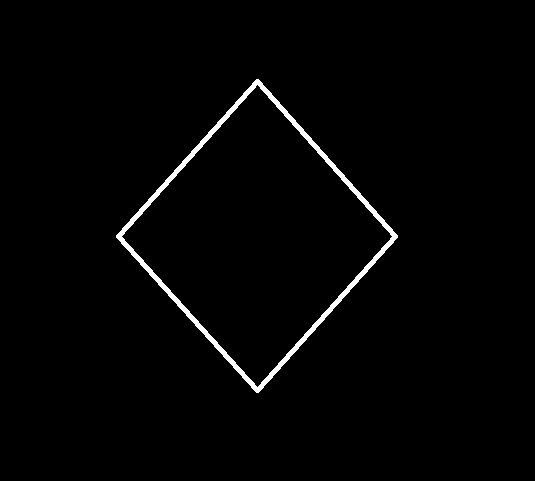
//> input picture Rhombus.jpg, 535 x 481 px; the run also reads 1 picture not shown here
$ ./main   (built with g++ and OpenCV 4)
//> lines starting //> are read from the running program, lines starting //| are printed output that depends on the picture; after the words box and inside, x2 and y2 are one past the last pixel; in counts of white or black regions, pixels touching at a corner belong together
//> further down, im is the input picture: 481 rows x 535 cols, CV_8UC3; min 0, max 255, mean 4.1
### Hough.h
#pragma once

#ifndef HOUGH_H
#define HOUGH_H
#endif

#include<opencv2/opencv.hpp>
#include<vector>
using namespace std;
using namespace cv;

class hough {

private:
	Mat im_g, im_b, im_h;
	int showTimes = 0;
	int maxVal = 0;
	int channel = 2;

public:
	Mat im_drawLine;
	int channel_num = 1;
	void setChannel(const int&);
	hough(const Mat&, const int& thesh = 180);
	void count_points(const float&, const float&);
	void showLine(const int&, const int& Length = INT_MAX, const bool& wholeLine = 1); //number of lines(para)
	void transfer();
	void transfer_t(const int&, const int&, const int&);
	void showHough(const int& channel = 0);
};

class hough3 :public hough {
public:
	vector<Mat> bgr;
	hough3(const Mat& mat3D, const Mat& mat_gray, const int& thesh = 180);
	void showLine(const int&, const int& Length = INT_MAX, const bool& wholeLine = 1); //channel number, number of lines(para)

};

### Hough.cpp
#include<iostream>
#include<opencv2/opencv.hpp>
#include<vector>
#include<thread>
#include<mutex>
#include"Hough.h"

using namespace std;
using namespace cv;

mutex mu;


hough::hough(const Mat& im_g, const int& thresh):im_g(im_g) {
//> called with thresh = 150

	threshold(im_g, im_b, thresh, 255, THRESH_BINARY);
//> im_b: 481 rows x 535 cols, CV_8UC1; 1.6% white; 1 white region, box (x1, y1, x2, y2) and area: (116, 79, 398, 393) 4108
	//imshow("img", img);
	im_h = Mat::zeros(sqrt(pow(im_b.cols, 2) + pow(im_b.rows, 2)) + im_b.cols, 180, CV_16UC1);
	/*
	imshow("im_b", im_b);
	waitKey(1);
	*/
	transfer();
}


void hough::transfer() {

	int num_t = 12;
	int segment = im_b.rows / num_t;
//> segment = 40

	vector<thread> threads;

	for (int i = 0; i<num_t; i++){
		int row_start, row_end;

		row_start = segment * i;
		row_end = segment * (i+1);
		if (i == num_t) row_end = im_b.rows;
		threads.push_back(thread(&hough::transfer_t, this, i, row_start, row_end));
	}

	for (int i = 0; i<num_t; i++){
		threads[i].join();
	}
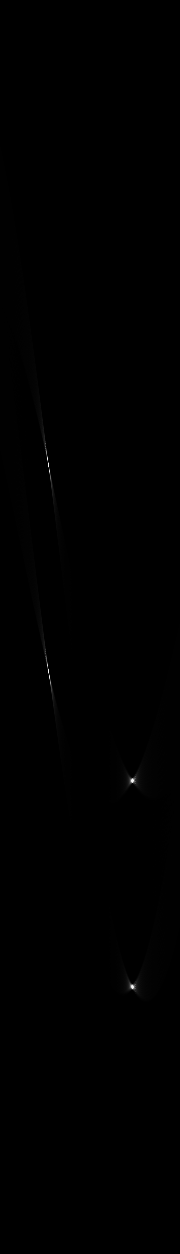
//> im_h: 1254 rows x 180 cols, CV_16UC1; min 0, max 31175, mean 47.5; drawn with min black and max white
}

void hough::transfer_t(const int& i,const int& row_start, const int& row_end) {

	int count = 0;
	for (int y = row_start; y < row_end; y++) {

		if (y % 5 == 0) {
			cout << y+1 << "/" << im_b.rows << ", Thread : " << i << ", count : " << count << endl;
			count++;
		}

		for (int x = 0; x < im_b.cols; x++) {
			//cout << j+1 << "/" << im_b.cols << endl;
			if ((int)im_b.ptr<uchar>(y)[x]) {
				count_points(x, y);
			}
		}
	}
}


void hough::count_points(const float& i, const float& j) {


	for (float theta = -90; theta < 90; theta++) {
		float theta_rad = theta * 3.14 / 180;
		float tho = i * cosf(theta_rad) + j * sinf(theta_rad);
		bool start = 0;
		uint count = 0;
		for (int x = 0; x < im_b.cols; x++) {
			int y = (tho - x * cosf(theta_rad)) / sinf(theta_rad);
			if (y >= 0 && y < im_b.rows) {
				start = 1;
				if ((int)im_b.ptr<uchar>(y)[x]) count++;
			}
			else {
				if (start) break;
			}
		}


		int tho_idx = tho + im_b.cols;
		int theta_idx = theta + 90;

		lock_guard<mutex> lock(mu);
		im_h.ptr<ushort>(tho_idx)[theta_idx] += (ushort)count;
	}
}

void hough::showHough(const int& channel) {
//> called with channel = 0
	Mat tmp = im_h.clone();
	float gamma = 2;
	tmp.convertTo(tmp, CV_32F);
	pow(tmp, 1.0 / gamma, tmp);
	normalize(tmp, tmp, 0, 255, NORM_MINMAX, CV_8U);
//> tmp: 1254 rows x 180 cols, CV_8UC1
	resize(tmp, tmp, Size(600, 600));
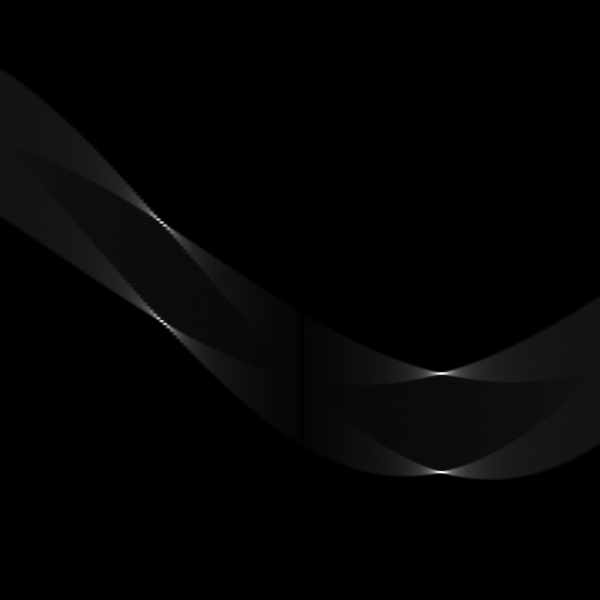
//> tmp: 600 rows x 600 cols, CV_8UC1; min 0, max 249, mean 3.6
	imshow("Hough"+(channel+'0'), tmp);
	waitKey(1);
}

void hough::showLine(const int& num, const int& Length, const bool& wholeLine) {

	uint count = 0;

	vector <pair<int, pair<float, float>>> Line_para;
	for (int tho_idx = 0; tho_idx < im_h.rows; tho_idx++) {
		for (int theta_idx = 0; theta_idx < im_h.cols; theta_idx++) {
			int curVal = (int)im_h.ptr<ushort>(tho_idx)[theta_idx];
			if ((count < 3 || curVal > Line_para[0].first) && (curVal < Length) ) {
				if (count >= num) Line_para.erase(Line_para.begin());
				Line_para.push_back(make_pair(curVal, make_pair(tho_idx-im_b.cols, theta_idx-90)));
				sort(Line_para.begin(), Line_para.end());
				count++;
			}
		}
	}
	if (channel_num == 1) im_drawLine = im_g.clone();
	for (const auto& i : Line_para) {
		cout << i.first << ", (" << i.second.first << ", " << i.second.second << ")" << endl;
		float tho = i.second.first;
		float theta_rad = i.second.second * 3.14 / 180;

		bool start = 0;
		for (int x = 0; x < im_drawLine.cols; x++) {
			int y = (tho - x * cosf(theta_rad)) / sinf(theta_rad);
			if (y >= 0 && y < im_drawLine.rows && ((int)im_b.ptr<uchar>(y)[x] || wholeLine)) {
				start = 1;
				im_drawLine.ptr<uchar>(y)[x] = (channel == 2) ? (uchar)255 : (uchar)0;
			}
			else {
				if (start) break;
			}
		}
	}
}

void hough::setChannel(const int& c) {
	channel = c;
}


// Hough3


hough3::hough3(const Mat& im, const Mat& im_g, const int& thresh):hough(im_g, thresh) {
	split(im, bgr);
	channel_num = 3;
}

void hough3::showLine(const int& num, const int& Length, const bool& wholeLine) {
//> called with num = 20, Length = 2147483647, wholeLine = true
	vector<Mat> im_drawLine_3D;
	for (int c = 0; c<3; c++){
		setChannel(c);
		im_drawLine = bgr[c].clone();

		hough::showLine(num, Length, wholeLine);
		cout << "Size = " << im_drawLine.size() << endl;
		im_drawLine_3D.push_back(im_drawLine.clone());
	}
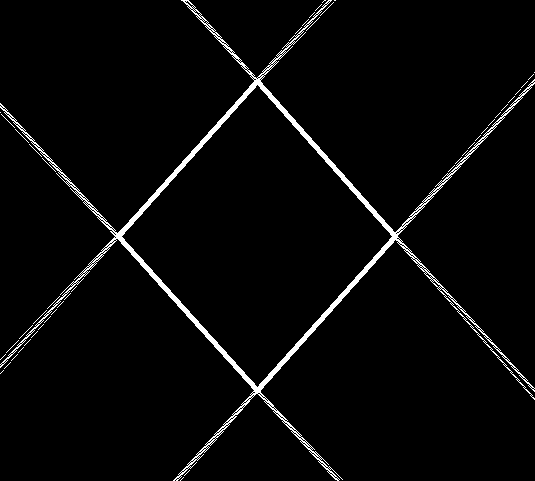
//> im_drawLine: 481 rows x 535 cols, CV_8UC1; min 0, max 255, mean 8.1

	Mat mergedImg;
	merge(im_drawLine_3D, mergedImg);
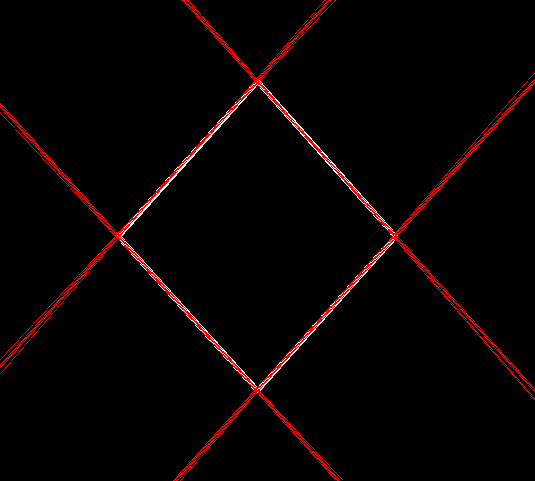
//> mergedImg: 481 rows x 535 cols, CV_8UC3; mean B, G, R 1.8, 1.8, 8.1
	imshow("mergedImg", mergedImg);
	waitKey();

}

### main.cpp
#include<iostream>
#include<opencv2/opencv.hpp>
#include<vector>
#include<thread>
#include<mutex>
#include"Hough.h"

using namespace std;
using namespace cv;


int main() {

	// Rhombus

	Mat im = imread("Rhombus.jpg", 1);
	imshow("im", im);
	waitKey(1);

	Mat im_g;
	cvtColor(im, im_g, COLOR_BGR2GRAY);
	hough3 Rhombus(im, im_g, 150);

	Rhombus.showHough();
	Rhombus.showLine(20);


	im = imread("Three Lines.jpg", 1);
	imshow("im", im);
	waitKey(1);

	cvtColor(im, im_g, COLOR_BGR2GRAY);
//> im_g: 173 rows x 214 cols, CV_8UC1
	hough3 Lines(im, im_g, 150);
//> call 2 of hough, with thresh = 150
//> in hough (call 2), `threshold(im_g, im_b, thresh, 255, THRESH_BINARY);`:
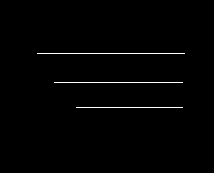
//> im_b: 173 rows x 214 cols, CV_8UC1; 1% white in thin lines or dots, all inside (x1, y1, x2, y2) = (37, 53, 185, 108)

	Lines.showHough();
//> call 2 of showHough, with channel = 0
//> in showHough (call 2), `normalize(tmp, tmp, 0, 255, NORM_MINMAX, CV_8U);`:
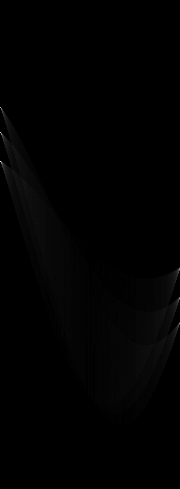
//> tmp: 489 rows x 180 cols, CV_8UC1; min 0, max 255, mean 1.5
//> in showHough (call 2), `resize(tmp, tmp, Size(600, 600));`:
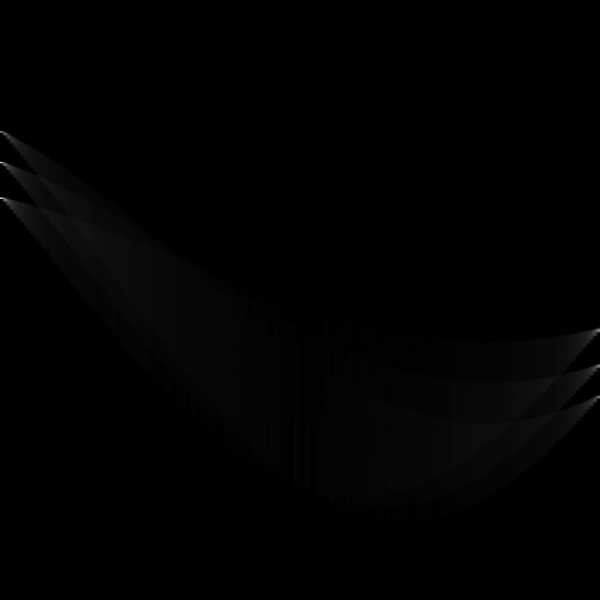
//> tmp: 600 rows x 600 cols, CV_8UC1; min 0, max 208, mean 1.5
	Lines.showLine(1, 12000, 0);
	Lines.showLine(1, 10000, 0);
//> after the loop in showLine (call 3), `for (int c = 0; c<3; c++)`: im_drawLine: 173 rows x 214 cols, CV_8UC1; min 0, max 255, mean 2.7
//> in showLine (call 3), `merge(im_drawLine_3D, mergedImg);`: mergedImg: 173 rows x 214 cols, CV_8UC3; mean B, G, R 1.8, 1.8, 2.7
	Lines.showLine(1, 8000, 0);
//> after the loop in showLine (call 4), `for (int c = 0; c<3; c++)`: im_drawLine: 173 rows x 214 cols, CV_8UC1; min 0, max 255, mean 2.7
//> in showLine (call 4), `merge(im_drawLine_3D, mergedImg);`: mergedImg: 173 rows x 214 cols, CV_8UC3; mean B, G, R 1.9, 1.9, 2.7
	return 0;
}
